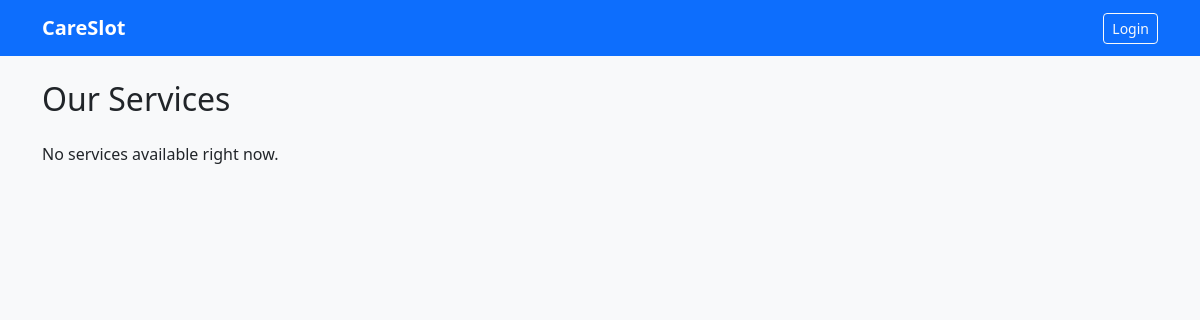
Before: / with the older database file.
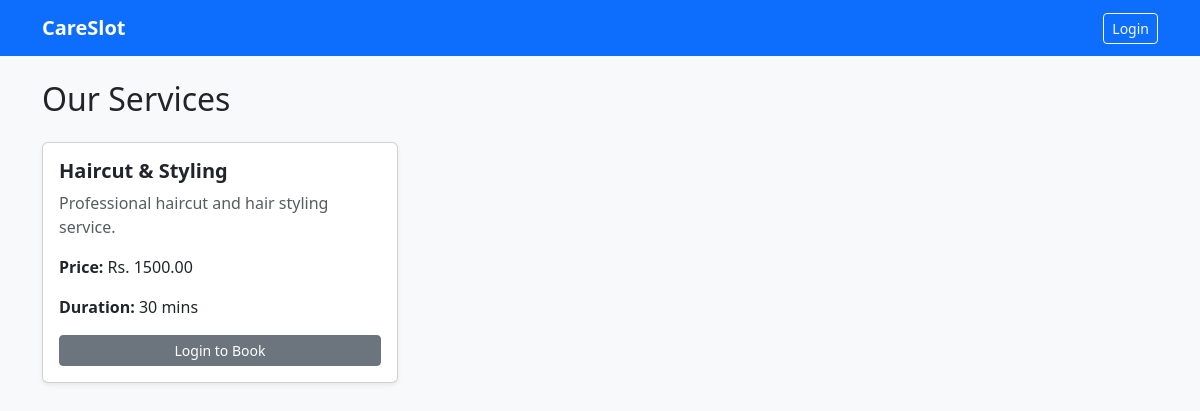
After: the same page with the newer database file.
### bookings/models.py (models this page shows, shortened)
class Service(models.Model):
    title = models.CharField(max_length=100)
    description = models.TextField()
    price = models.DecimalField(max_digits=8, decimal_places=2)
    duration_minutes = models.IntegerField(default=30)
    created_at = models.DateTimeField(auto_now_add=True)

### bookings/views.py (the view)
# urls.py: path('', views.service_list, name='service_list'),
def service_list(request):
    services = Service.objects.all()
    return render(request, 'bookings/service_list.html', {'services': services})

### bookings/templates/bookings/service_list.html
{% extends 'bookings/base.html' %}
{% block content %}
<h2 class="mb-4">Our Services</h2>
<div class="row">
    {% for service in services %}
    <div class="col-md-4 mb-4">
        <div class="card h-100 shadow-sm">
            <div class="card-body">
                <h5 class="card-title fw-bold">{{ service.title }}</h5>
                <p class="card-text text-muted">{{ service.description }}</p>
                <p><strong>Price:</strong> Rs. {{ service.price }}</p>
                <p><strong>Duration:</strong> {{ service.duration_minutes }} mins</p>
                {% if user.is_authenticated %}
                <form action="{% url 'book_service' service.id %}" method="POST" class="mt-3">
                    {% csrf_token %}
                    <div class="mb-2">
                        <label class="form-label small">Select Date:</label>
                        <input type="date" name="booking_date" class="form-control form-control-sm" required>
                    </div>
                    <div class="mb-2">
                        <label class="form-label small">Select Time Slot:</label>
                        <select name="booking_time" class="form-select form-control-sm" required>
                            <option value="09:00:00">09:00 AM</option>
                            <option value="10:00:00">10:00 AM</option>
                            <option value="11:00:00">11:00 AM</option>
                            <option value="14:00:00">02:00 PM</option>
                            <option value="15:00:00">03:00 PM</option>
                        </select>
                    </div>
                    <button type="submit" class="btn btn-primary btn-sm w-100 mt-2">Book Appointment</button>
                </form>
                {% else %}
                <a href="/admin/login/" class="btn btn-secondary btn-sm w-100">Login to Book</a>
                {% endif %}
            </div>
        </div>
    </div>
    {% empty %}
    <p>No services available right now.</p>
    {% endfor %}
</div>
{% endblock %}

### bookings/templates/bookings/base.html (shortened to what this page needs)
<!DOCTYPE html>
<html lang="en">
<head>
    <link href="https://cdn.jsdelivr.net/npm/bootstrap@5.3.0/dist/css/bootstrap.min.css" rel="stylesheet">
</head>
<body class="bg-light">
    <nav class="navbar navbar-expand-lg navbar-dark bg-primary mb-4">
        <div class="container">
            <a class="navbar-brand fw-bold" href="{% url 'service_list' %}">CareSlot</a>
            <div>
                {% if user.is_authenticated %}
                    <span class="text-white me-3">Hi, {{ user.username }}</span>
                    <a href="{% url 'my_bookings' %}" class="btn btn-outline-light btn-sm me-2">My Bookings</a>
                {% else %}
                    <a href="/admin/login/" class="btn btn-outline-light btn-sm">Login</a>
                {% endif %}
            </div>
        </div>
    </nav>
    <div class="container">
        {% block content %}{% endblock %}
    </div>
</body>
</html>

Changed rows visible on the page:
added Service: title "Haircut & Styling", description "Professional haircut and hair styling service.", price "1500.00", duration_minutes "30"
Other visible differences:
text no longer shown: "No services available right now."
